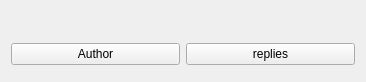
<?xml version="1.0" encoding="UTF-8"?>
<ui version="4.0">
 <class>Form</class>
 <widget class="QWidget" name="Form">
  <property name="geometry">
   <rect>
    <x>0</x>
    <y>0</y>
    <width>366</width>
    <height>82</height>
   </rect>
  </property>
  <property name="windowTitle">
   <string>Form</string>
  </property>
  <layout class="QVBoxLayout" name="verticalLayout">
   <item>
    <widget class="QLabel" name="message">
     <property name="text">
      <string/>
     </property>
     <property name="textFormat">
      <enum>Qt::MarkdownText</enum>
     </property>
     <property name="wordWrap">
      <bool>true</bool>
     </property>
     <property name="openExternalLinks">
      <bool>true</bool>
     </property>
     <property name="textInteractionFlags">
      <set>Qt::LinksAccessibleByMouse|Qt::TextSelectableByMouse</set>
     </property>
    </widget>
   </item>
   <item>
    <layout class="QHBoxLayout" name="button_bar">
     <item>
      <widget class="QPushButton" name="channel_button">
       <property name="sizePolicy">
        <sizepolicy hsizetype="Minimum" vsizetype="Fixed">
         <horstretch>0</horstretch>
         <verstretch>0</verstretch>
        </sizepolicy>
       </property>
       <property name="text">
        <string>Author</string>
       </property>
      </widget>
     </item>
     <item>
      <widget class="QPushButton" name="show_replies_button">
       <property name="text">
        <string>replies</string>
       </property>
      </widget>
     </item>
    </layout>
   </item>
   <item>
    <layout class="QHBoxLayout" name="horizontalLayout">
     <item>
      <spacer name="horizontalSpacer">
       <property name="orientation">
        <enum>Qt::Horizontal</enum>
       </property>
       <property name="sizeType">
        <enum>QSizePolicy::Fixed</enum>
       </property>
       <property name="sizeHint" stdset="0">
        <size>
         <width>40</width>
         <height>0</height>
        </size>
       </property>
      </spacer>
     </item>
     <item>
      <widget class="Line" name="line">
       <property name="orientation">
        <enum>Qt::Vertical</enum>
       </property>
      </widget>
     </item>
     <item>
      <layout class="QVBoxLayout" name="replies_section"/>
     </item>
    </layout>
   </item>
  </layout>
 </widget>
 <resources/>
 <connections/>
</ui>
